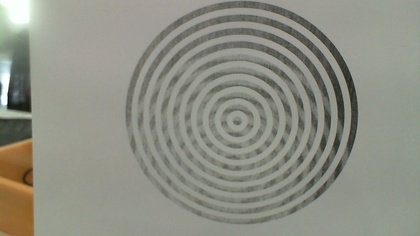
%> input picture BullsEye-master/MATLAB Codes/distance_estimation/eighteen.jpg, 420 x 236 px, shrunk from 1280 x 720 before the run
$ octave distance.m   (GNU Octave 9; MATLAB toolbox functions it lacks are replaced by stand-ins)
%> lines starting %> are read from the running program, lines starting %| are printed output that depends on the picture; in (x1, y1, x2, y2) boxes, pixels count from 0 and x2, y2 are one past the last pixel; in counts of white or black regions, pixels touching at a corner belong together; the program's own positions count from 1
clc;
clear;
rgb=imread('eighteen.jpg');
%> rgb is the input picture: size 236x420x3 uint8; mean R, G, B 141.9, 142.9, 131.8
BW = imclearborder(imcomplement(im2bw(imread('eighteen.jpg'))));
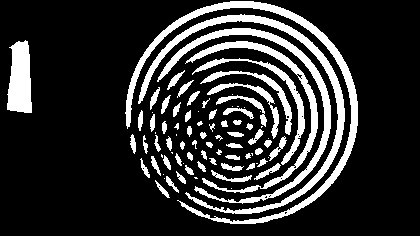
%> BW: size 236x420 logical; 18.4% white; 85 white regions (22 under 20 px), largest, box (x1, y1, x2, y2) and area: (125, 1, 358, 224) 3719, (138, 14, 345, 214) 3155, (157, 28, 331, 204) 2511
subplot(2,2,1); imshow(imread('eighteen.jpg'));
subplot(2,2,2); imshow(BW);
S= regionprops(BW, 'Perimeter','PixelIdxList');
%> S = 85 regions; first 5, Perimeter: 179.8, 1231, 41.38, 1046.6, 41.71
[~,idx] = max([S.Perimeter]);
%> idx = 2
Indices = S(idx).PixelIdxList;
%> Indices = 3719 values from 29613 to 84378
NewIm = false(size(BW));
NewIm(Indices) = 1;
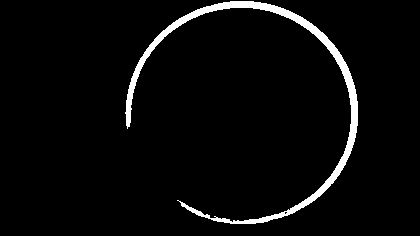
%> NewIm: size 236x420 logical; 3.8% white; 1 white region, box (x1, y1, x2, y2) and area: (125, 1, 358, 224) 3719
subplot(2,2,3); imshow(NewIm);
%Create another matrix which removes all zero rows.
only_ones=NewIm(any(NewIm,2),:);
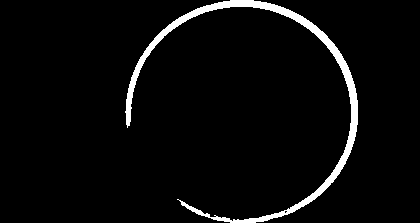
%> only_ones: size 223x420 logical; 4% white; 1 white region, box (x1, y1, x2, y2) and area: (125, 0, 358, 223) 3719
%Might use this later.
[x1,y1,z1] = size(only_ones);
%> x1 = 223; y1 = 420; z1 = 1
disp(x1);
%| 223
disp(y1);
%| 420

finish=0;
start=0;
diameter=0;                 %Initialise diameter.
for i=1:x1                  %Row iteration.
    flag=0;                 %Looking for start.
    for j=1:y1              %Column iteration.
        if only_ones(i,j)==1
            if flag==2
                continue;
            elseif flag==0
                start=j;
                flag=1;     %Found start.
            else
                finish=j;   %Found end.
                flag=2;
            end
        end
        distance=finish-start;
        if (distance>diameter)
            diameter=distance;
        end
    end
end
%> after the loop, diameter = 223; finish = 232; start = 231
disp(diameter);
%| 223

F=1.1714e+03;
%Calculated using standard image im.jpg used in the code trial.m.
W=10.85;
%Measured by ruler.
P=diameter;
%> P = 223
%Diamter in pixels, calculated above.
D=F*W/P;
%> D = 56.99
disp(D);
%| 56.994

$ run again, with BullsEye-master/MATLAB Codes/distance_estimation/thirty.jpg copied over BullsEye-master/MATLAB Codes/distance_estimation/eighteen.jpg
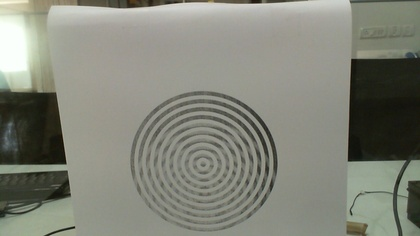
%> input picture BullsEye-master/MATLAB Codes/distance_estimation/thirty.jpg, 420 x 236 px, shrunk from 1280 x 720 before the run
%> rgb is the input picture: size 236x420x3 uint8; mean R, G, B 130.4, 132.2, 120.8
%> `BW = imclearborder(imcomplement(im2bw(imread('eighteen.jpg'))));`:
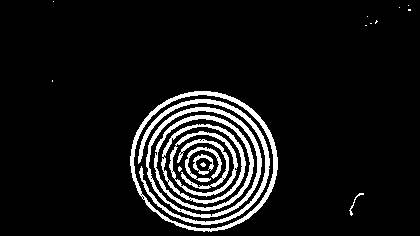
%> BW: size 236x420 logical; 8.5% white; 21 white regions (11 under 20 px), largest, box (x1, y1, x2, y2) and area: (130, 91, 278, 232) 1783, (138, 99, 270, 225) 1556, (146, 107, 262, 218) 1345
%> S = 21 regions; first 5, Perimeter: 1.96, 0, 453, 785, 355.6
%> idx = 4
%> Indices = 1556 values from 32725 to 63653
%> NewIm: size 236x420 logical; 1.6% white; 1 white region, box (x1, y1, x2, y2) and area: (138, 99, 270, 225) 1556
%> `only_ones=NewIm(any(NewIm,2),:);`:
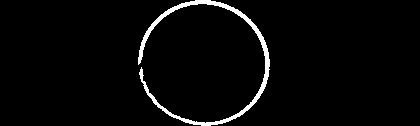
%> only_ones: size 126x420 logical; 2.9% white; 1 white region, box (x1, y1, x2, y2) and area: (138, 0, 270, 126) 1556
%| 126
%| 420
%> after the loop `for i=1:x1`: diameter = 127; finish = 203; start = 202
%| 127
%> P = 127
%> D = 100.1
%| 100.08

$ run again, with BullsEye-master/MATLAB Codes/distance_estimation/twenty_five.jpg copied over BullsEye-master/MATLAB Codes/distance_estimation/eighteen.jpg
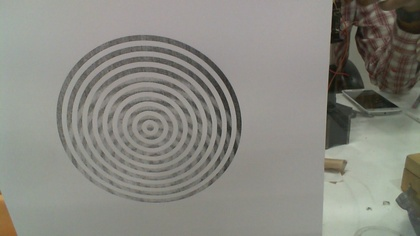
%> input picture BullsEye-master/MATLAB Codes/distance_estimation/twenty_five.jpg, 420 x 236 px, shrunk from 1280 x 720 before the run
%> rgb is the input picture: size 236x420x3 uint8; mean R, G, B 136.5, 136, 128.7
%> `BW = imclearborder(imcomplement(im2bw(imread('eighteen.jpg'))));`:
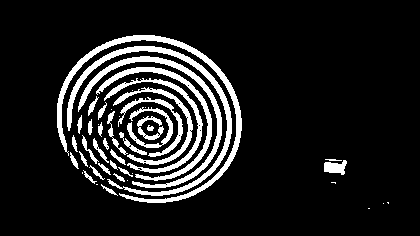
%> BW: size 236x420 logical; 12.1% white; 46 white regions (13 under 20 px), largest, box (x1, y1, x2, y2) and area: (57, 35, 242, 203) 2409, (67, 46, 232, 196) 2073, (78, 56, 222, 188) 1629
%> S = 46 regions; first 5, Perimeter: 956.7, 841.9, 37.58, 35.21, 37.41
%> idx = 1
%> Indices = 2409 values from 13556 to 57007
%> NewIm: size 236x420 logical; 2.4% white; 1 white region, box (x1, y1, x2, y2) and area: (57, 35, 242, 203) 2409
%> `only_ones=NewIm(any(NewIm,2),:);`:
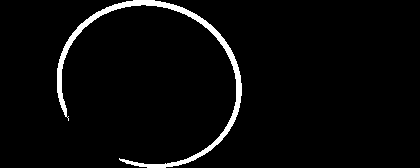
%> only_ones: size 168x420 logical; 3.4% white; 1 white region, box (x1, y1, x2, y2) and area: (57, 0, 242, 168) 2409
%| 168
%| 420
%> after the loop `for i=1:x1`: diameter = 164; finish = 149; start = 148
%| 164
%> P = 164
%> D = 77.5
%| 77.498
